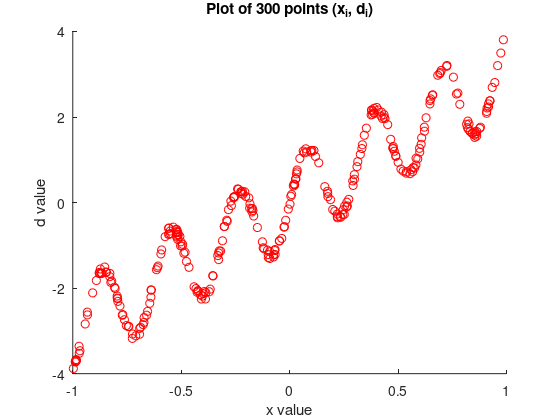

This chart was generated by the following MATLAB code: (Note: this script raises an error after producing the figure.)
%%
clc
close all
clear all

% number of data sample
n = 300;

% data input vector
x = zeros(n, 1);

for i = 1:n
    x(i) = 2 * rand(1) -1;
end

nu = zeros(n, 1);

for i = 1:n
    nu(i) = 2/10 * rand(1) - 1/10
end

d = zeros(n, 1);

for i = 1:n
    d(i) = sin(20 * x(i)) + 3 * x(i) + nu(i);
end

figure(1)
hold on
plot(x, d, 'or')
%hold off

title('Plot of 300 points (x_i, d_i)')
xlabel('x value')
ylabel('d value')
%Set PaperPositionMode to auto so that the exported figure looks like it does on the screen.
set(gcf, 'PaperPositionMode', 'auto');
print('-depsc2', strcat('Plot 300 points', '-', date, '.eps'));


%%

% number of input, hidden, and output neurons
M = 1; N = 24; L = 1;

max_epochs = 50; % # of maximum epoch
threshold = 0.1; % mean-squared error threshold
eta = 0.01; % learning rate


% Initialize weight and bias
%W1 = rand(N, M+1);
%W2 = rand(L, N+1);
W1 = 2.*rand(N, M+1) -1;
W2 = 2.*rand(L, N+1) -1;

%W1(:,1) = 0;
%W2(:,1) = 0;

% Mean-squared error vector for respective epoch
mse = zeros(max_epochs, 1);

y = zeros(n, 1);

% previous mse, rescale eta to a smaller if mse is increasing
previous_mse = 1;

% Begin training
for iter = 1:max_epochs
    for i = 1:n
        [W1, W2] = backPropagation(eta, x(i), d(i), W1, W2);  
    end
    
    %plot overall network error at end of each iteration
    error = zeros(n, L);
    
    for i = 1:n
        [v1, y1, v2, y2] = feedForwardNet(x(i), W1, W2);
        error(i,:) = d(i) - y2;
        y(i) = y2;   
    end
    
    mse(iter) = (sum(error.^2))/n;
    if (mse(iter) >= previous_mse)
       eta = eta * 0.5  
    end
    
    previous_mse = mse(iter)
    
    figure(2);
    plot(mse);
    if mse(iter) < threshold
        break;
    end
    
end


figure(1)
hold on
plot(x, y, 'ob')
hold off

title('Plot of 300 points (x_i, d_i) and its fit')
xlabel('x value')
ylabel('d value')
%Set PaperPositionMode to auto so that the exported figure looks like it does on the screen.
set(gcf, 'PaperPositionMode', 'auto');
print('-depsc2', strcat('Plot 300 points and its fit', '-', date, '.eps'));

% Plot of #epoch and MSE for training case
figure(2)
plot(mse)
title('Epochs vs MSE for training dataset')
xlabel('#epoch')
ylabel('MSE')
%Set PaperPositionMode to auto so that the exported figure looks like it does on the screen.
set(gcf, 'PaperPositionMode', 'auto');
print('-depsc2', strcat('Epochs vs mse', '-', date, '.eps'));

